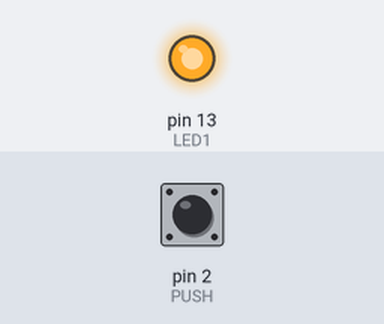
The sketch below on a simulated Arduino Uno, built with avr-gcc and run on an emulated ATmega328P. Parts: output pins drawn as LEDs (lit = HIGH). Inputs (shaded band) come from the test bench; at power-on: pin 2 (PUSH) HIGH.

Above: at 1.2 s.
1.3 s: pin 2 (PUSH) pulled LOW for 0.15 s
At 1.37 s:
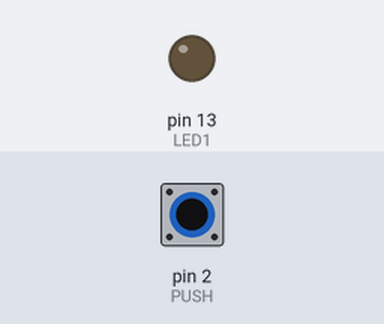
2.9 s: pin 2 (PUSH) pulled LOW for 3.2 s
At 7.1 s:
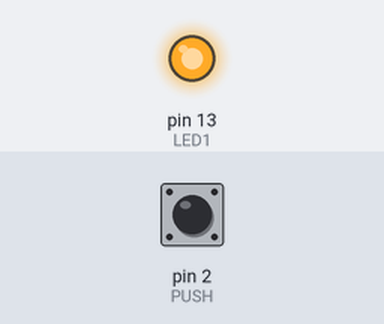
Timing chart, 0 to 8.6 s (numbered marks = the images above; inputs shaded):
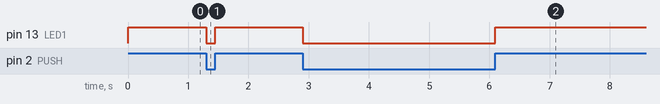

Measured:
- after the input at 1.3 s, pin 13 (LED1): HIGH → LOW at once, → HIGH 0.15 s later
- after the input at 2.9 s, pin 13 (LED1): HIGH → LOW at once, → HIGH 3.2 s later

The sketch:

Clase_15-02-22.ino
```cpp
const int LED1 = 13; //Salida
const int PUSH = 2; //Entrada
int respuesta;

void setup() {
  pinMode(LED1, OUTPUT);
  pinMode(PUSH, INPUT);
}

void loop() {
  respuesta=digitalRead(PUSH);

  if(respuesta==LOW){
    digitalWrite(LED1, LOW);
  }
  else{
    digitalWrite(LED1, HIGH);
    }
}
```
